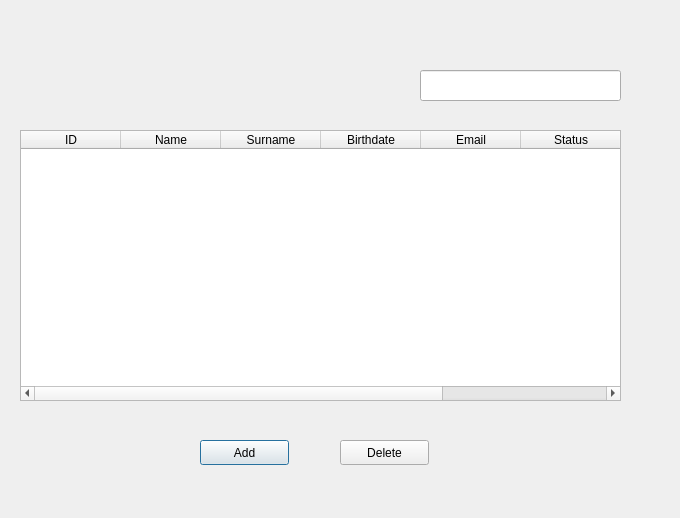
<?xml version="1.0" encoding="UTF-8"?>
<ui version="4.0">
 <class>Staff</class>
 <widget class="QDialog" name="Staff">
  <property name="geometry">
   <rect>
    <x>0</x>
    <y>0</y>
    <width>680</width>
    <height>518</height>
   </rect>
  </property>
  <property name="windowTitle">
   <string>Dialog</string>
  </property>
  <widget class="QTableWidget" name="tableWidget">
   <property name="geometry">
    <rect>
     <x>20</x>
     <y>130</y>
     <width>601</width>
     <height>271</height>
    </rect>
   </property>
   <column>
    <property name="text">
     <string>ID</string>
    </property>
   </column>
   <column>
    <property name="text">
     <string>Name</string>
    </property>
   </column>
   <column>
    <property name="text">
     <string>Surname</string>
    </property>
   </column>
   <column>
    <property name="text">
     <string>Birthdate</string>
    </property>
   </column>
   <column>
    <property name="text">
     <string>Email</string>
    </property>
   </column>
   <column>
    <property name="text">
     <string>Status</string>
    </property>
   </column>
   <column>
    <property name="text">
     <string>Salary</string>
    </property>
   </column>
  </widget>
  <widget class="QLabel" name="label">
   <property name="geometry">
    <rect>
     <x>80</x>
     <y>10</y>
     <width>171</width>
     <height>41</height>
    </rect>
   </property>
   <property name="text">
    <string/>
   </property>
  </widget>
  <widget class="QPushButton" name="AddpushButton">
   <property name="geometry">
    <rect>
     <x>200</x>
     <y>440</y>
     <width>89</width>
     <height>25</height>
    </rect>
   </property>
   <property name="text">
    <string>Add</string>
   </property>
  </widget>
  <widget class="QPushButton" name="DeletepushButton">
   <property name="geometry">
    <rect>
     <x>340</x>
     <y>440</y>
     <width>89</width>
     <height>25</height>
    </rect>
   </property>
   <property name="text">
    <string>Delete</string>
   </property>
  </widget>
  <widget class="QLineEdit" name="lineEdit">
   <property name="geometry">
    <rect>
     <x>420</x>
     <y>70</y>
     <width>201</width>
     <height>31</height>
    </rect>
   </property>
   <property name="styleSheet">
    <string notr="true"/>
   </property>
  </widget>
 </widget>
 <resources/>
 <connections/>
</ui>
